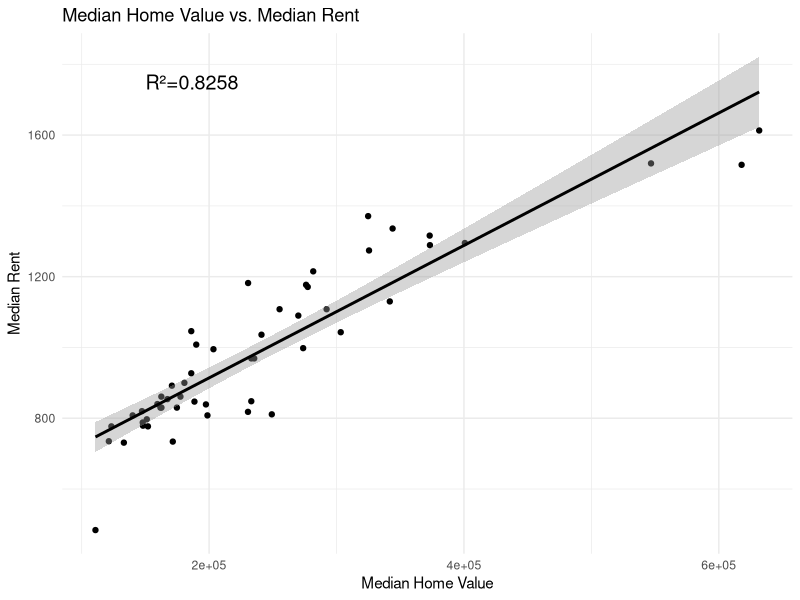
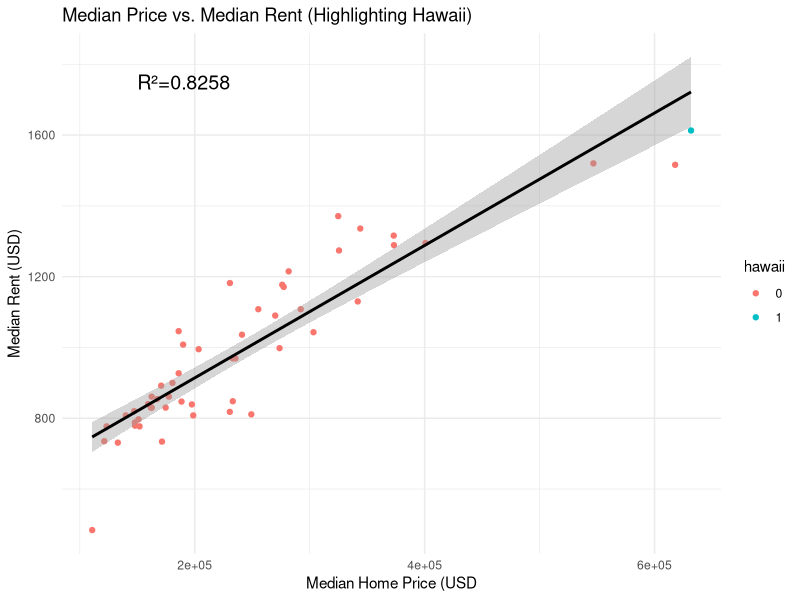
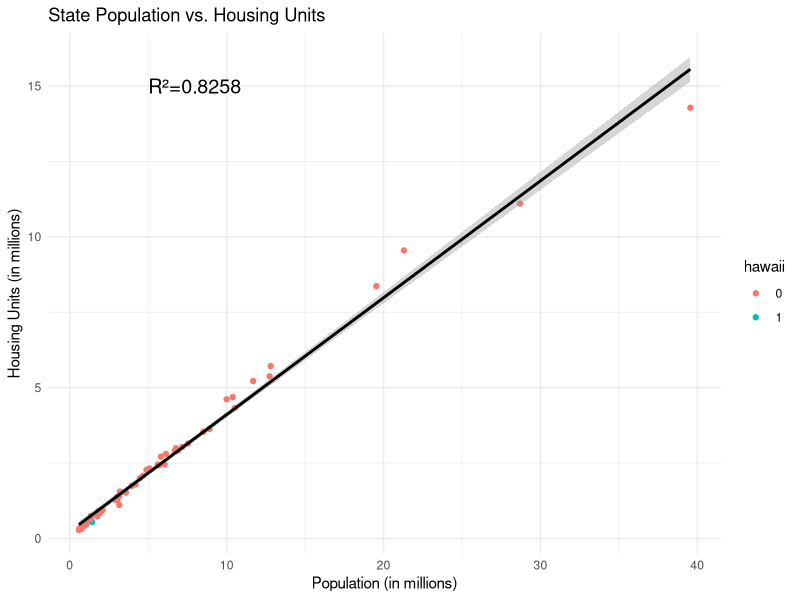

These charts were generated, in order, by the following R code:
#Exercise 2
#Michael Manolakis - Econ 256 Data Vis - CRN 86179
#24 Jan 2025

#set working directory; checker for dependent directory
if (Sys.info()['sysname'] == "Windows") {
  if (Sys.info()['nodename'] == "DegreeLaptop" || Sys.getenv('USERNAME') == "Degree Laptop") { 
    setwd("C:/Users/Degree Laptop/Desktop/Spring 2025/3 - Econ 256 (Data Vis)/exercise2")
  } else { 
    setwd("C:/Users/Michael/Desktop/Spring 2025/3 - Econ 256/R Studio Files/Econ256/exercise2")}
} else if (Sys.info()['sysname'] == "Linux") {
  setwd("~/Desktop/R Files/Econ256")
} else if (Sys.info()['sysname'] == "Darwin") {
  setwd("~/Desktop/Spring 2025/3 - Econ 256")}
#Last line above is for macOS

#install.packages('tidyverse')
library(tidyverse)

mydata<-read_csv("states.csv")

#Plot the relationship between median home value and median rent
ggplot(mydata,aes(x=median_home_value,y=median_rent))+
  geom_point()+
  #adding regression line with 95% confidence interval
  geom_smooth(method='lm',se=TRUE,color='black')+
  xlab('Median Home Value')+
  ylab('Median Rent')+
  ggtitle('Median Home Value vs. Median Rent')+
  theme_minimal()+
  #adding in r^2 value
  annotate('text',x=150000,y=1750,label=paste0('R²=',round(summary(lm(
    median_rent~median_home_value,data=mydata))$r.squared,4)),size=5,hjust=0)

#Is there a correlation between these two variables?
#Yes, there is a positive correlation between median home value and median rent.
#States with higher median home values generally have higher median rents.

#Identify and highlight Hawaii on the plot
mydata2<-mutate(mydata,hawaii=as.factor(ifelse(state=="Hawaii",1,0)))

ggplot(mydata2,aes(x=median_home_value,y=median_rent,color=hawaii))+
  geom_point()+
  geom_smooth(method='lm',se=TRUE,color='black')+
  xlab('Median Home Price (USD')+
  ylab('Median Rent (USD)')+
  ggtitle('Median Price vs. Median Rent (Highlighting Hawaii)')+
  theme_minimal()+
  annotate('text',x=150000,y=1750,label=paste0('R²=',round(summary(lm(
    median_rent~median_home_value,data=mydata))$r.squared,4)),size=5,hjust=0)

#Is Hawaii relatively expensive for housing?
#Yes, Hawaii is among the most expensive states for housing, 
#with high median home values and rents.

#Plot the relationship between state population (in millions) and housing 
#units (in millions)
mydata3<-mydata2%>%
  mutate(popm=population/1000000,housm=total_housing_units/1000000)

ggplot(mydata3,aes(x=popm,y=housm,color=hawaii))+
  geom_point()+
  geom_smooth(method='lm',se=TRUE,color='black')+
  xlab('Population (in millions)')+
  ylab('Housing Units (in millions)')+
  ggtitle('State Population vs. Housing Units')+
  theme_minimal()+
  annotate('text',x=5,y=15,label=paste0('R²=',round(summary(lm(
    median_rent~median_home_value,data=mydata))$r.squared,4)),size=5,hjust=0)

#Add a comment: Does a state’s population and number of housing units have a 
#close relationship?
#Yes, there is a strong positive relationship between a state’s population and 
#the number of housing units.

